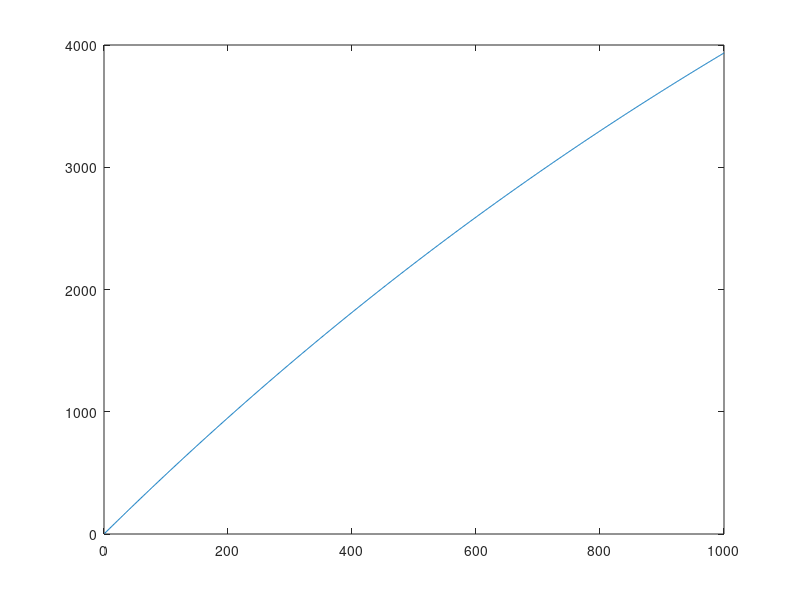

The MATLAB source for this figure: (Note: this script raises an error after producing the figure.)
% Resource Extraction Problem

clear
clc

close all
Beta= 0.05;
RStepSize= 0.1;
QStepSize= RStepSize;
X= 100;
b= 5;
MaxQ= X/b;
MaxR= 100;


%initialization
Q_i= X/(2*b);
Pi_i= Q_i*(X-b*Q_i);
for R= 1:floor((MaxR/RStepSize))
    t_i= RStepSize*(R)/Q_i;
    VR_init(R)= Pi_i/Beta*(1-exp(-Beta*t_i));
%     M(floor(R/RStepSize)+1)=1;
end

MM= [];
for R= 1:floor((MaxR/RStepSize))
    MM= [MM X*X/(4*b*Beta)*(1-exp(-2*b/X*Beta*R*RStepSize))];
end
figure(1)
%Plot Value function versus R0
% plot(X*X/(4*b*Beta)*(1-exp(-2*b/X*(1:floor(MaxR/RStepSize))))), hold on
plot(VR_init), hold on
[VR,myEr]= myExtraction(VR_init,MaxR,MaxQ,RStepSize,X,b);
% figure(1)
%Plot Value function versus R0
plot(VR)
title('V(R) vs R - Initial guess & final answer')

R0= MaxR;
ExtraArr= [];
ProfitArr= [];
PriceArr= [];
while R0>0 
    Diff= .1;
    for Q= 0:QStepSize:MaxQ
        Pi= Q*(X-b*Q);
        RR= floor(R0/RStepSize);
        RQ= floor((R0-Q)/RStepSize);
        if (RR>0)&&(RQ>0)
            if (VR(RR)-Beta*VR(RQ)-Pi)<Diff
                Diff= (VR(RR)-Beta*VR(RQ)-Pi);
                Qi= Q;
            end
        else
            break
        end
        
    end
    Diff;
    ExtraArr = [ExtraArr Qi];
    PriceArr= [PriceArr X-b*Qi];
    ProfitArr= [ProfitArr Qi*(X-b*Qi)];
    R0= R0-Qi;

end

figure(2)
%plot Extraction over time
plot(ExtraArr), hold on
plot(PriceArr)
title('Extraction(Q),Price(P) vs time')

figure(3)
%plot Profit over time
plot(ProfitArr)
title('Profit(Pi) vs time')